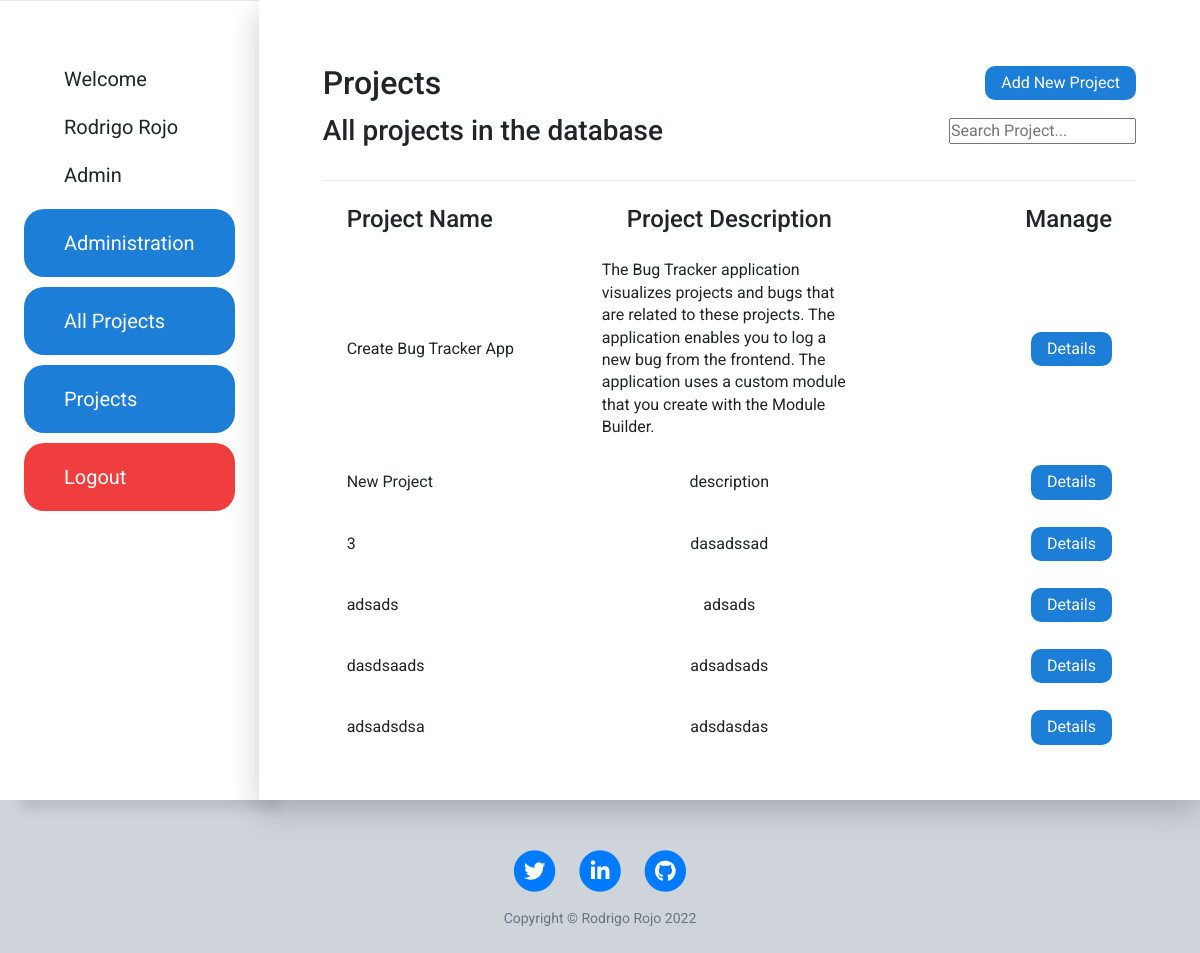
/all_projects (signed in), run on an earlier commit of the app's database.
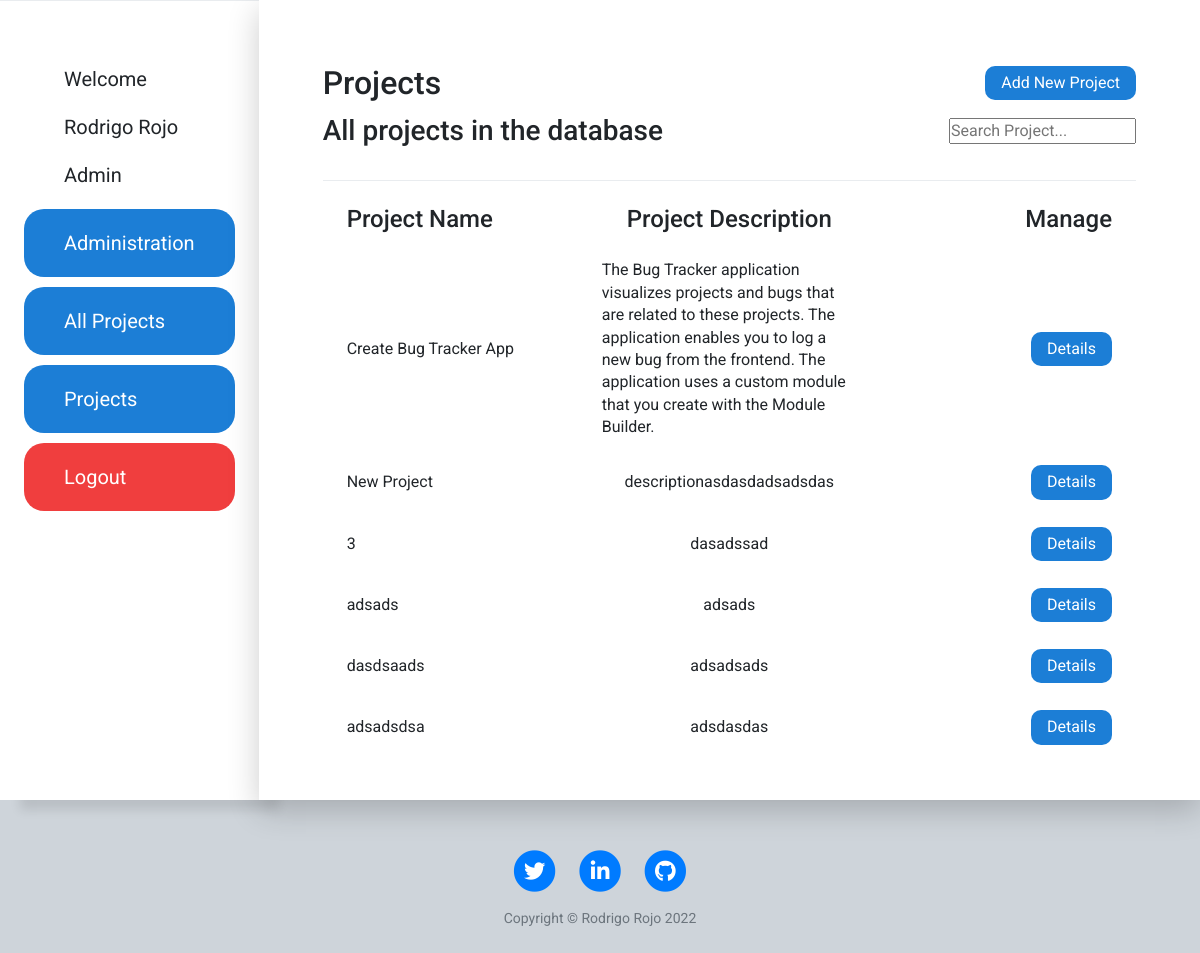
And on a later commit of the database.
### tables this page shows
CREATE TABLE project(id integer PRIMARY KEY,name VARCHAR(100),description VARCHAR(250),author VARCHAR(100));

### main.py (the view)
@app.route("/all_projects", methods=["POST", "GET"])
@login_required
def all_projects():
    if current_user.role == "Admin" or current_user.role == "Project Manager":
        projects = database.get_all_projects()
        return render_template("all_projects.html", projects=projects, year=year)

### database.py (called while the page is built)
def get_all_projects():
    conn = sqlite3.connect(database="bug_tracker.db")
    cur = conn.cursor()
    sql = ''' SELECT * from project; '''
    cur.execute(sql)
    data = cur.fetchall()
    conn.close()
    return data

### main.py (called while the page is built)
@login_manager.user_loader
def load_user(user_id):
    return User.query.get(user_id)

### templates/all_projects.html (shortened to what this page needs)
{% include "header.html" %}
{% if current_user.role == "Project Manager" or current_user.role == "Admin" %}
<div class="projects flex">
    <div class="project-title grid">
            <h2>Projects</h2>
            <button class="add-project-btn last-item" data-toggle="modal" data-target="#exampleModalCenter">Add New Project</button>
            <h3>All projects in the database</h4>
            <input class="last-item" type="text" id="mySearch" onkeyup="myFunction()" placeholder="Search Project..."
                        title="Type in a category">
    </div>
    <div id="myMenu" class="dashboard grid">
        <div class="project-description grid">
            <h4>Project Name</h4>
            <h4 class="second-item">Project Description</h4>
            <h4 class="last-item">Manage</h4>
        </div>
        <div class="project-data-container scroll grid">
            {% for project in projects %}
            <span class="project-data grid ">
                <p class="projectName">{{project[1]}}</p>
                <p class="projectDescription second-item">{{project[2]}}</p>
                <div class="project-links last-item">
                    <a class="project-details-a" href="{{url_for('project', id=project[0]) }}">Details</a>
                </div>
            </span>
            {% endfor %}
        </div>
    </div>
</div>
{% endif %}
{% include "footer.html" %}

What changed in the data, as far as the page shows it:
changed project "New Project": description "description" → "descriptionasdasdadsadsdas"
